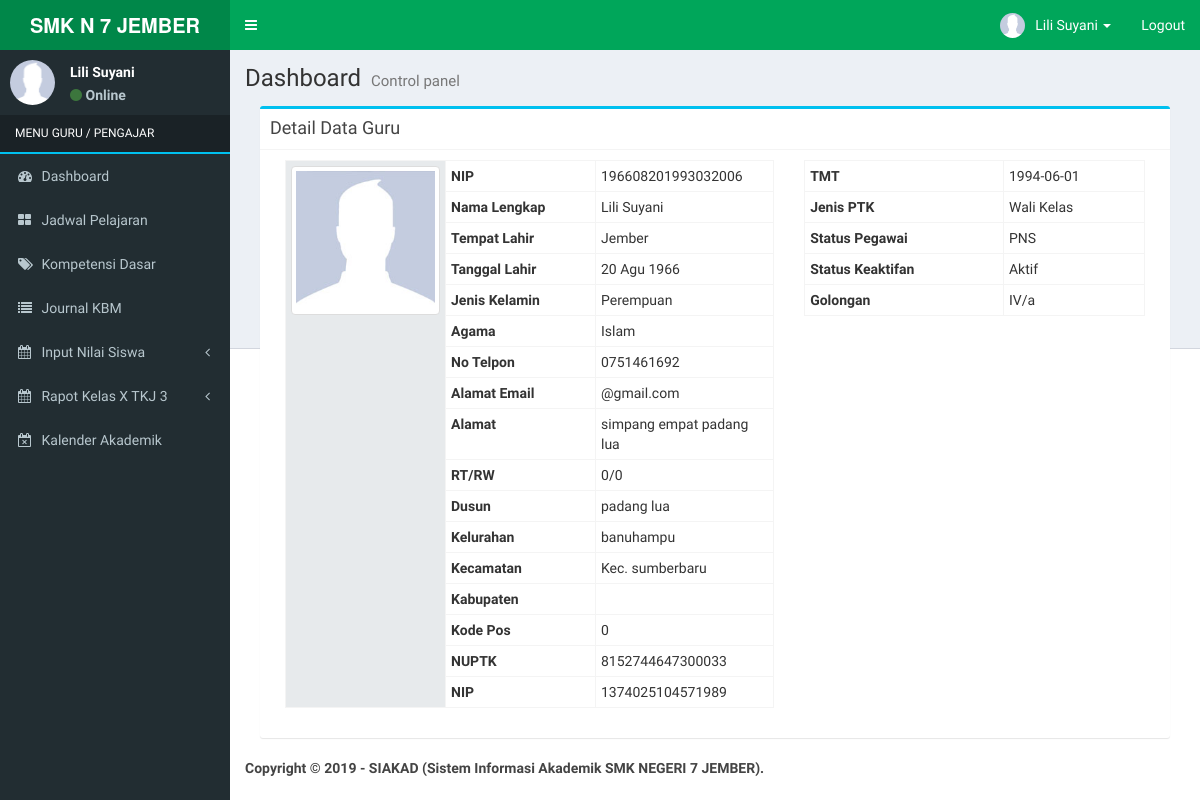
The page / (signed in) on the database its author committed.
### tables this page shows
CREATE TABLE `guru` (
  `nip` varchar(30) NOT NULL,
  `password` varchar(255) NOT NULL,
  `nama_guru` varchar(150) NOT NULL,
  `tempat_lahir` varchar(150) NOT NULL,
  `tanggal_lahir` date NOT NULL,
  `id_jenis_kelamin` int(11) NOT NULL,
  `id_agama` int(11) NOT NULL,
  `telepon` varchar(15) NOT NULL,
  `email` varchar(150) NOT NULL,
  `alamat_jalan` varchar(255) NOT NULL,
  `rt` varchar(5) NOT NULL,
  `rw` varchar(5) NOT NULL,
  `nama_dusun` varchar(100) NOT NULL,
  `desa_kelurahan` varchar(100) NOT NULL,
  `kecamatan` varchar(100) NOT NULL,
  `kabupaten` varchar(150) NOT NULL,
  `kode_pos` int(10) NOT NULL,
  `nuptk` varchar(50) NOT NULL,
  `nik` varchar(50) NOT NULL,
  `tmt` varchar(20) NOT NULL,
  `id_status_kepegawaian` int(5) NOT NULL,
  `id_jenis_ptk` int(5) NOT NULL,
  `id_status_keaktifan` int(5) NOT NULL,
  `foto` varchar(255) NOT NULL,
  `id_golongan` int(5) NOT NULL
);

CREATE TABLE `kelas` (
  `kode_kelas` varchar(10) NOT NULL,
  `nip` varchar(30) NOT NULL,
  `kode_jurusan` varchar(10) NOT NULL,
  `kode_ruangan` varchar(10) NOT NULL,
  `nama_kelas` varchar(20) NOT NULL,
  `aktif` enum('Ya','Tidak') NOT NULL
);

CREATE TABLE `jenis_kelamin` (
  `id_jenis_kelamin` int(5) NOT NULL,
  `jenis_kelamin` varchar(50) NOT NULL
);

CREATE TABLE `agama` (
  `id_agama` int(5) NOT NULL,
  `nama_agama` varchar(100) NOT NULL
);

CREATE TABLE `jenis_ptk` (
  `id_jenis_ptk` int(5) NOT NULL,
  `jenis_ptk` varchar(100) NOT NULL,
  `keterangan` text NOT NULL
);

CREATE TABLE `status_kepegawaian` (
  `id_status_kepegawaian` int(5) NOT NULL,
  `status_kepegawaian` varchar(255) NOT NULL,
  `keterangan` text NOT NULL
);

CREATE TABLE `status_keaktifan` (
  `id_status_keaktifan` int(5) NOT NULL,
  `nama_status_keaktifan` varchar(255) NOT NULL,
  `keterangan` text NOT NULL
);

CREATE TABLE `golongan` (
  `id_golongan` int(5) NOT NULL,
  `nama_golongan` varchar(150) NOT NULL,
  `keterangan` text NOT NULL
);

### config/fungsi_indotgl.php (called while the page is built, shortened)
<?php
	function tgl_indo($tgl){
			$tanggal = substr($tgl,8,2);
			$bulan = getBulan(substr($tgl,5,2));
			$tahun = substr($tgl,0,4);
			return $tanggal.' '.$bulan.' '.$tahun;
	}
	function getBulan($bln){
				switch ($bln){
					case 8:
						return "Agu";
						break;
				}
			}
?>

### application/home_guru.php (the view, shortened to what this page needs)
<?php
if ($_GET[act] == '') {
  if ($_SESSION[level] == 'guru') {
    $nip = $_SESSION[id];
  } else {
    $nip = $_GET[id];
  }
  $detail = mysqli_query($koneksi, "SELECT a.*, b.jenis_kelamin, c.status_kepegawaian, d.jenis_ptk, e.nama_agama, g.nama_golongan, f.nama_status_keaktifan
  FROM guru a LEFT JOIN jenis_kelamin b ON a.id_jenis_kelamin=b.id_jenis_kelamin
    LEFT JOIN status_kepegawaian c ON a.id_status_kepegawaian=c.id_status_kepegawaian
      LEFT JOIN jenis_ptk d ON a.id_jenis_ptk=d.id_jenis_ptk
        LEFT JOIN agama e ON a.id_agama=e.id_agama
          LEFT JOIN status_keaktifan f ON a.id_status_keaktifan=f.id_status_keaktifan
          LEFT JOIN golongan g ON a.id_golongan=g.id_golongan
              where a.nip='$nip'");
  $s = mysqli_fetch_array($detail);
  echo "<div class='col-md-12'>
  <div class='box box-info'>
<div class='box-header with-border'>
<h3 class='box-title'>Detail Data Guru</h3>
</div>
<div class='box-body'>
<form method='POST' class='form-horizontal' action='' enctype='multipart/form-data'>
<div class='col-md-7'>
<table class='table table-condensed table-bordered'>
<tbody>
<input type='hidden' name='id' value='$s[nip]'>
<tr><th style='background-color:#E7EAEC' width='160px' rowspan='25'>";
  if (trim($s[foto]) == '') {
    echo "<img class='img-thumbnail' style='width:155px' src='foto_siswa/no-image.jpg'>";
  } else {
    echo "<img class='img-thumbnail' style='width:155px' src='foto_pegawai/$s[foto]'>";
  }
  echo "</th>
</tr>
<tr><th width='120px' scope='row'>NIP</th>      <td>$s[nip]</td></tr>
<tr><th scope='row'>Nama Lengkap</th>           <td>$s[nama_guru]</td></tr>
<tr><th scope='row'>Tempat Lahir</th>           <td>$s[tempat_lahir]</td></tr>
<tr><th scope='row'>Tanggal Lahir</th>          <td>" . tgl_indo($s[tanggal_lahir]) . "</td></tr>
<tr><th scope='row'>Jenis Kelamin</th>          <td>$s[jenis_kelamin]</td></tr>
<tr><th scope='row'>Agama</th>                  <td>$s[nama_agama]</td></tr>
<tr><th scope='row'>No Telpon</th>              <td>$s[telepon]</td></tr>
<tr><th scope='row'>Alamat Email</th>           <td>$s[email]</td></tr>
<tr><th scope='row'>Alamat</th>                 <td>$s[alamat_jalan]</td></tr>
<tr><th scope='row'>RT/RW</th>                  <td>$s[rt]/$s[rw]</td></tr>
<tr><th scope='row'>Dusun</th>                  <td>$s[nama_dusun]</td></tr>
<tr><th scope='row'>Kelurahan</th>              <td>$s[desa_kelurahan]</td></tr>
<tr><th scope='row'>Kecamatan</th>              <td>$s[kecamatan]</td></tr>
<tr><th scope='row'>Kabupaten</th>              <td>$s[kabupaten]</td></tr>
<tr><th scope='row'>Kode Pos</th>               <td>$s[kode_pos]</td></tr>
<tr><th scope='row'>NUPTK</th>                  <td>$s[nuptk]</td></tr>
<tr><th width='150px' scope='row'>NIP</th>      <td>$s[nik]</td></tr>
</tbody>
</table>
</div>
<div class='col-md-5'>
<table class='table table-condensed table-bordered'>
<tbody>
<tr><th scope='row'>TMT</th>                   <td>$s[tmt]</td></tr>
<tr><th scope='row'>Jenis PTK</th>              <td>$s[jenis_ptk]</td></tr>
<tr><th scope='row'>Status Pegawai</th>         <td>$s[status_kepegawaian]</td></tr>
<tr><th scope='row'>Status Keaktifan</th>       <td>$s[nama_status_keaktifan]</td></tr>
<tr><th scope='row'>Golongan</th>               <td>$s[nama_golongan]</td></tr>
</tbody>
</table>
</div>
</div>
</form>
</div>";
}

### main-header.php (shortened to what this page needs)
<a href="index.php" class="logo">
  <span class="logo-lg"><b>SMK N 7 JEMBER</b></span>
</a>
<nav class="navbar navbar-static-top" role="navigation">
  <a href="#" class="sidebar-toggle" data-toggle="offcanvas" role="button">
  </a>
  <div class="navbar-custom-menu">
    <ul class="nav navbar-nav">
      <li class="dropdown user user-menu">
        <a href="#" class="dropdown-toggle" data-toggle="dropdown">
          <img src="<?php echo $foto; ?>" class="user-image" alt="User Image">
          <span class="hidden-xs"><?php echo $nama; ?></span> <span class='caret'></span>
        </a>
      </li>
      <li><a href="logout.php">Logout</a></li>
    </ul>
  </div>
</nav>

### menu-guru.php (shortened to what this page needs)
<section class="sidebar">
  <div class="user-panel">
    <div class="pull-left image">
      <img src="<?php echo $foto; ?>" class="img-circle" alt="User Image">
    </div>
    <div class="pull-left info">
      <p><?php echo $nama; ?></p>
      <p><a href="#"><i class="fa fa-circle text-success"></i> Online</a></p>
    </div>
  </div>
  <ul class="sidebar-menu">
    <li class="header" style='color:#fff; text-transform:uppercase; border-bottom:2px solid #00c0ef'>MENU <?php echo $level; ?></li>
    <li><a href="index_guru.php"><i class="fa fa-dashboard"></i> <span>Dashboard</span></a></li>
    <li><a href="index_guru.php?view=jadwalguru"><i class="fa fa-th-large"></i> <span>Jadwal Pelajaran</span></a></li>
    <li><a href="index_guru.php?view=kompetensiguru"><i class="fa fa-tags"></i> <span>Kompetensi Dasar</span></a></li>
    <li><a href="index_guru.php?view=journalguru"><i class="fa fa-list"></i> <span>Journal KBM</span></a></li>
    <li class="treeview">
      <a href="#"><i class="fa fa-calendar"></i> <span>Input Nilai Siswa</span><i class="fa fa-angle-left pull-right"></i></a>
     </li>
    <?php
				if($_SESSION[level] == 'guru'){
          $sql2=mysqli_query($koneksi,"SELECT * FROM kelas where nip='$_SESSION[id]'");
          $cekwalikelas=mysqli_num_rows($sql2);
          $kelas=mysqli_fetch_array($sql2);
				if ($cekwalikelas == 0) { } else {
					?>
				 <li class="treeview">
          <a href="#"><i class="fa fa-calendar"></i> <span>Rapot <?= $kelas['nama_kelas']; ?></span><i class="fa fa-angle-left pull-right"></i></a>
        </li>
        <li><a href="index_guru.php?view=kalender"><i class="fa fa-calendar-times-o"></i> <span>Kalender Akademik</span></a></li>
			<?php } ?>
      <?php } ?>
  </ul>
</section>

### rows shown on the page
guru: nama_guru "Lili Suyani", nip "196608201993032006", tempat_lahir "Jember", tanggal_lahir "20 Agu 1966", id_jenis_kelamin.jenis_kelamin "Perempuan", id_agama.nama_agama "Islam", telepon "0751461692", email "@gmail.com", alamat_jalan "simpang empat padang lua", rt "0", rw "0", nama_dusun "padang lua", desa_kelurahan "banuhampu", kecamatan "Kec. sumberbaru", kode_pos "0", nuptk "8152744647300033", nik "1374025104571989", tmt "1994-06-01", id_jenis_ptk.jenis_ptk "Wali Kelas", id_status_kepegawaian.status_kepegawaian "PNS", id_status_keaktifan.nama_status_keaktifan "Aktif", id_golongan.nama_golongan "IV/a"
kelas: nama_kelas "Kelas X TKJ 3"

### other values the page prints
$level "GURU / PENGAJAR"
